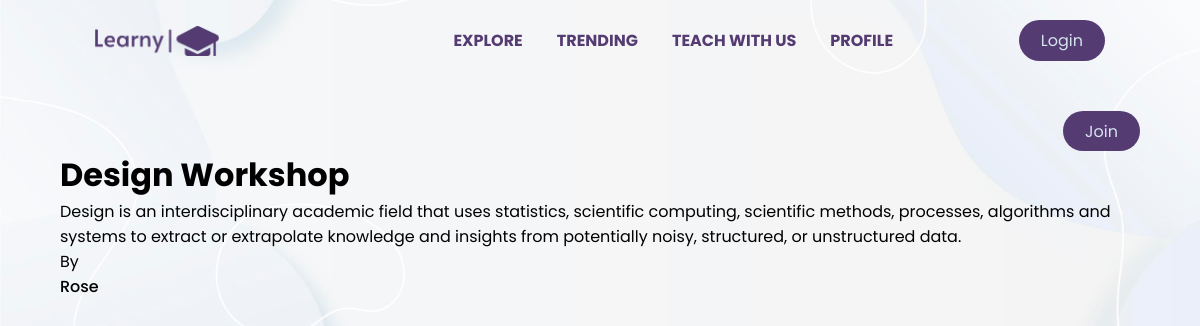
The app's page /workshop/related_workshops/design-workshop/ with its own data.
### workshop/models.py (models this page shows, shortened)
class Workshop(models.Model):
    name = models.CharField(max_length=120)
    shortdescription = models.CharField(max_length=400)
    description = models.TextField(max_length=2000)
    date = models.DateField(auto_now_add=True)
    image = models.ImageField(upload_to="workshopimages",default="defaultw")#
    students_in_workshop = models.IntegerField() #
    workshopcategory = models.ForeignKey(WorkshopCategory, on_delete=models.CASCADE) #r
    difficulty_choices = models.TextChoices("difficulty_choices","Easy Intermediate Difficult")
    difficulty = models.CharField(choices=difficulty_choices,max_length=50)
    paid = models.BooleanField(default=False)
    instructor = models.ForeignKey(Instructor, on_delete=models.CASCADE)#r
    workshopslug = models.SlugField()
    price = models.IntegerField()

class Instructor(models.Model):#
    name = models.CharField(max_length=120)
    role = models.CharField(max_length=120)
    qualification = models.CharField(max_length=200)
    def __str__(self):
        return self.name

### workshop/views.py (the view)
# urls.py: path('related_workshops/<slug:slugworkshop>/',views.related_workshops,name='related_workshops'), # this allow me to sort by related category in all_categories
def related_workshops(request,slugworkshop):
    workshop_selected = Workshop.objects.get(workshopslug=slugworkshop)
    category_of_workshop = workshop_selected.workshopcategory
    workshops_of_category = Workshop.objects.filter(workshopcategory=category_of_workshop)
    ctx = {"all_workshops":workshops_of_category}
    return render(request,"workshop/all_workshops.html",context=ctx)

### workshop/templates/workshop/all_workshops.html (shortened to what this page needs)
{% extends "base.html" %}
{% load static %}
{% block body %}
{% for course in all_workshops %}
<div class="workshops container"style="margin-top:30px">
    <div class="workshop-related" style="display:flex; justify-content:space-between">
    <div class="course-img" style="max-width: 400px;
    height: 100%; flex-basis:1000px">
 </div>
 <a href="{% url "workshop_detail"  course.workshopslug%}" class="btn" style=" font-size:medium; height:40px;" >Join</a>
</div>
    <h1>{{course.name}}</h1>
    <p>{{course.description}}</p>
    <p>By</p>
    <span style="display:block; font-weight:500">{{course.instructor}}</span>
</div>
{% endfor %}
{% endblock  %}

### static/style.css (style rules this page uses)
* { margin: 0; padding: 0; box-sizing: border-box; font-family: "Poppins", sans-serif; list-style: none; text-decoration: none; }
body { background-color: aliceblue; background-image: url(board5.jpg); background-size: cover; background-position: center; }
.container { max-width: 1080px; margin-right: auto; margin-left: auto; }
.btn { padding: 8px 22px; background-color:rgb(84, 59, 114) ; color: rgb(213, 227, 239); border-radius: 5rem; }
a { text-decoration: none; }

### records on screen
Workshop: name "Design Workshop", description "Design is an interdisciplinary academic field that uses statistics, scientific computing, scientific methods, processes, algorithms and systems to extract or extrapolate knowledge and insights from potentially noisy, structured, or unstructured data.", instructor "Rose"
